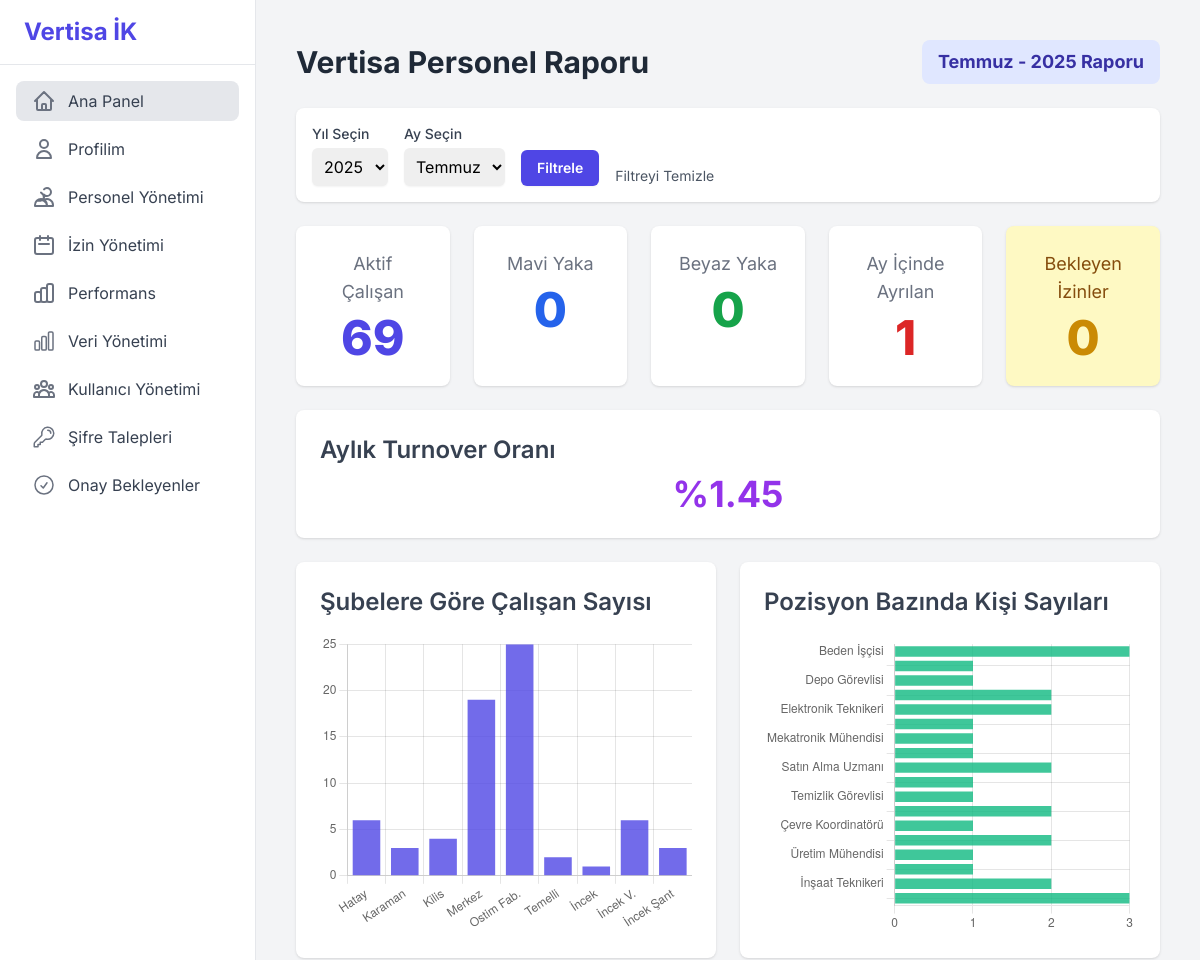
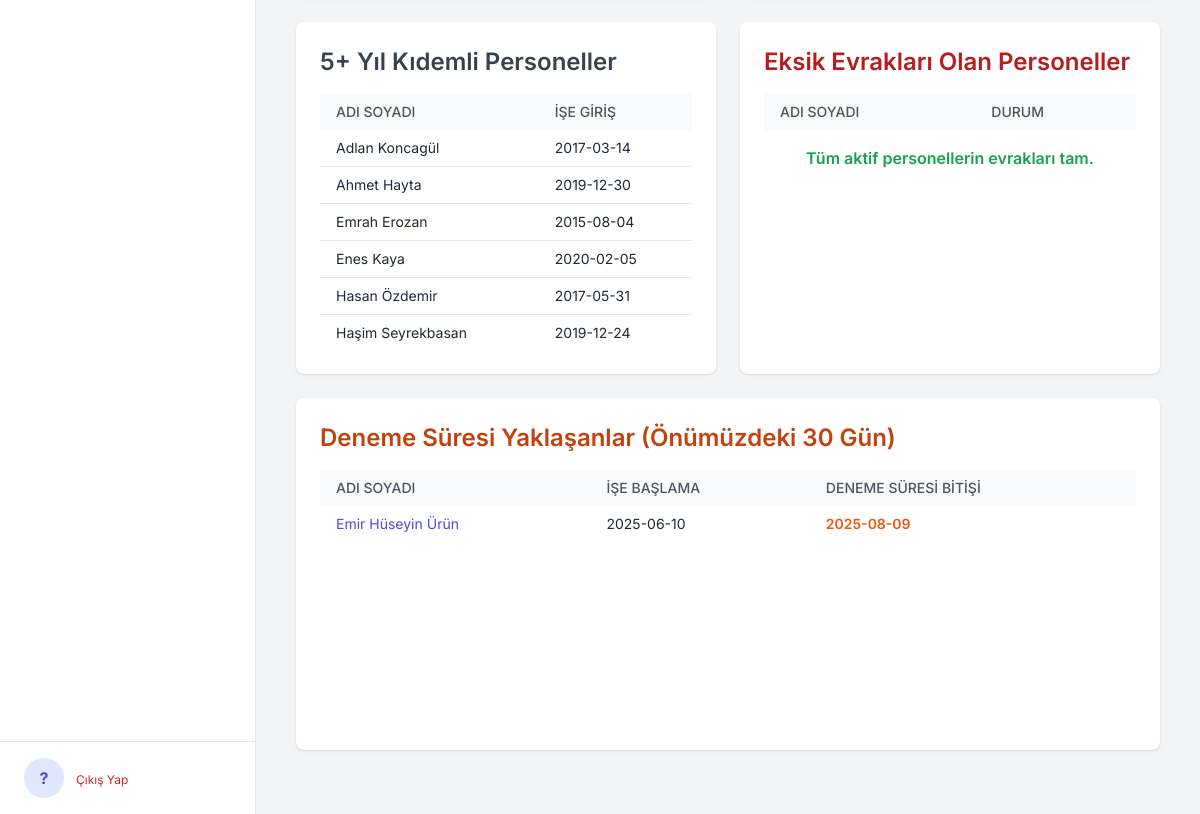
Page / (signed in) on the committed database (2 pictures, top to bottom).
### tables this page shows
CREATE TABLE calisanlar (
        id INTEGER PRIMARY KEY AUTOINCREMENT,
        ad TEXT NOT NULL,
        soyad TEXT NOT NULL,
        sicil_no TEXT,
        tc_kimlik TEXT UNIQUE NOT NULL,
        ise_baslama_tarihi TEXT,
        isten_cikis_tarihi TEXT,
        dogum_tarihi TEXT,
        cinsiyet TEXT,
        kan_grubu TEXT,
        tel TEXT,
        yakin_tel TEXT,
        adres TEXT,
        iban TEXT,
        egitim TEXT,
        ucreti TEXT,
        aciklama TEXT,
        yillik_izin_bakiye INTEGER NOT NULL DEFAULT 20,
        yaka_tipi TEXT,
        yonetici_id INTEGER REFERENCES calisanlar(id),
        sube_id INTEGER REFERENCES subeler(id),
        departman_id INTEGER REFERENCES departmanlar(id),
        gorev_id INTEGER REFERENCES gorevler(id),
        mail TEXT UNIQUE,
        onay_durumu TEXT NOT NULL DEFAULT 'Onaylandı',
        admin_notu TEXT
    );

### app/dashboard.py (the view)
@bp.route('/')
@login_required
def index():
    return dashboard()

### app/templates/dashboard.html (shortened to what this page needs)
{% extends "base.html" %}
{% block content %}
<div class="flex flex-wrap justify-between items-center gap-4 mb-6">
    <h1 class="text-3xl font-bold text-gray-800">Vertisa Personel Raporu</h1>
    <div class="bg-indigo-100 text-indigo-800 font-bold text-lg px-4 py-2 rounded-lg">
        {{ data.report_period }} Raporu
    </div>
</div>
<div class="bg-white p-4 rounded-lg shadow mb-6">
    <form method="GET" action="{{ url_for('dashboard.index') }}" class="flex flex-wrap items-end gap-4">
        <div>
            <label for="year" class="block text-sm font-medium text-gray-700">Yıl Seçin</label>
            <select name="year" id="year" class="mt-1 block w-full rounded-md border-gray-300 shadow-sm p-2">
                {% for y in range(2020, data.selected_year + 5) %}
                <option value="{{ y }}" {% if y == data.selected_year %}selected{% endif %}>{{ y }}</option>
                {% endfor %}
            </select>
        </div>
        <div>
            <label for="month" class="block text-sm font-medium text-gray-700">Ay Seçin</label>
            <select name="month" id="month" class="mt-1 block w-full rounded-md border-gray-300 shadow-sm p-2">
                {% set aylar = ["Ocak", "Şubat", "Mart", "Nisan", "Mayıs", "Haziran", "Temmuz", "Ağustos", "Eylül", "Ekim", "Kasım", "Aralık"] %}
                {% for i in range(1, 13) %}
                <option value="{{ i }}" {% if i == data.selected_month %}selected{% endif %}>{{ aylar[i-1] }}</option>
                {% endfor %}
            </select>
        </div>
        <button type="submit" class="rounded-md bg-indigo-600 px-4 py-2 text-sm font-semibold text-white shadow-sm hover:bg-indigo-500">Filtrele</button>
        <a href="{{ url_for('dashboard.index') }}" class="text-sm text-gray-600 hover:text-indigo-600">Filtreyi Temizle</a>
    </form>
</div>
<div class="grid grid-cols-1 md:grid-cols-2 lg:grid-cols-5 gap-6 mb-6">
    <div class="bg-white p-6 rounded-lg shadow text-center">
        <p class="text-gray-500 text-lg">Aktif Çalışan</p>
        <p class="text-5xl font-extrabold text-indigo-600 mt-2">{{ data.kpi.active_personnel }}</p>
    </div>
    <div class="bg-white p-6 rounded-lg shadow text-center">
        <p class="text-gray-500 text-lg">Mavi Yaka</p>
        <p class="text-5xl font-extrabold text-blue-600 mt-2">{{ data.kpi.blue_collar }}</p>
    </div>
    <div class="bg-white p-6 rounded-lg shadow text-center">
        <p class="text-gray-500 text-lg">Beyaz Yaka</p>
        <p class="text-5xl font-extrabold text-green-600 mt-2">{{ data.kpi.white_collar }}</p>
    </div>
    <div class="bg-white p-6 rounded-lg shadow text-center">
        <p class="text-gray-500 text-lg">Ay İçinde Ayrılan</p>
        <p class="text-5xl font-extrabold text-red-600 mt-2">{{ data.kpi.departures }}</p>
    </div>
    <a href="{{ url_for('leave.management') }}" class="block bg-yellow-100 p-6 rounded-lg shadow text-center hover:shadow-xl hover:scale-105 transition-all duration-200">
        <p class="text-yellow-800 text-lg">Bekleyen İzinler</p>
        <p class="text-5xl font-extrabold text-yellow-600 mt-2">{{ data.kpi.pending_leave_requests }}</p>
    </a>
</div>
<div class="bg-white p-6 rounded-lg shadow mb-6">
    <h2 class="text-2xl font-semibold text-gray-700 mb-2">Aylık Turnover Oranı</h2>
    <p class="text-4xl font-bold text-purple-600 text-center">%{{ data.kpi.turnover_rate }}</p>
</div>
<div class="grid grid-cols-1 lg:grid-cols-2 gap-6 mb-6">
    <div class="bg-white p-6 rounded-lg shadow">
        <h2 class="text-2xl font-semibold text-gray-700 mb-4">Şubelere Göre Çalışan Sayısı</h2>
        <div style="height: 300px;"><canvas id="companyChart"></canvas></div>
    </div>
    <div class="bg-white p-6 rounded-lg shadow">
        <h2 class="text-2xl font-semibold text-gray-700 mb-4">Pozisyon Bazında Kişi Sayıları</h2>
        <div style="height: 300px;"><canvas id="positionChart"></canvas></div>
    </div>
</div>
<div class="grid grid-cols-1 lg:grid-cols-2 gap-6 mb-6">
    <div class="bg-white rounded-lg shadow p-6">
        <h2 class="text-2xl font-semibold text-gray-700 mb-4">5+ Yıl Kıdemli Personeller</h2>
        <div class="overflow-y-auto h-64">
            <table class="min-w-full bg-white">
                <thead class="bg-gray-50 sticky top-0">
                    <tr>
                        <th class="py-2 px-4 text-left text-sm font-medium text-gray-600 uppercase">Adı Soyadı</th>
                        <th class="py-2 px-4 text-left text-sm font-medium text-gray-600 uppercase">İşe Giriş</th>
                    </tr>
                </thead>
                <tbody class="divide-y divide-gray-200">
                    {% for p in data.long_service_employees %}
                    <tr class="hover:bg-gray-50">
                        <td class="py-2 px-4 whitespace-nowrap text-sm text-gray-800">{{ p.ad }} {{ p.soyad }}</td>
                        <td class="py-2 px-4 whitespace-nowrap text-sm text-gray-800">{{ p.ise_baslama_tarihi }}</td>
                    </tr>
                    {% else %}
                    <tr>
                        <td colspan="2" class="text-center py-4 text-gray-500">5 yılı geçen personel bulunmamaktadır.</td>
                    </tr>
                    {% endfor %}
                </tbody>
            </table>
        </div>
    </div>
    <div class="bg-white rounded-lg shadow p-6">
        <h2 class="text-2xl font-semibold text-red-700 mb-4">Eksik Evrakları Olan Personeller</h2>
        <div class="overflow-y-auto h-64">
            <table class="min-w-full bg-white">
                <thead class="bg-gray-50 sticky top-0">
                    <tr>
                        <th class="py-2 px-4 text-left text-sm font-medium text-gray-600 uppercase">Adı Soyadı</th>
                        <th class="py-2 px-4 text-left text-sm font-medium text-gray-600 uppercase">Durum</th>
                    </tr>
                </thead>
                <tbody class="divide-y divide-gray-200">
                    {% for p in data.missing_docs_personnel %}
                    <tr class="hover:bg-gray-50">
                        <td class="py-2 px-4 whitespace-nowrap text-sm text-gray-800">
                            <a href="{{ url_for('personnel.manage', calisan_id=p.id) }}" class="text-indigo-600 hover:underline">{{ p.ad }} {{ p.soyad }}</a>
                        </td>
                        <td class="py-2 px-4 whitespace-nowrap text-sm font-semibold text-red-600">
                            {{ p.yuklenen_evrak }} / {{ p.toplam_evrak }} tamamlandı
                        </td>
                    </tr>
                    {% else %}
                    <tr>
                        <td colspan="2" class="text-center py-4 text-green-600 font-semibold">
                            Tüm aktif personellerin evrakları tam.
                        </td>
                    </tr>
                    {% endfor %}
                </tbody>
            </table>
        </div>
    </div>
</div>
<div class="grid grid-cols-1 gap-6 mb-6">
    <div class="bg-white rounded-lg shadow p-6">
        <h2 class="text-2xl font-semibold text-orange-700 mb-4">Deneme Süresi Yaklaşanlar (Önümüzdeki 30 Gün)</h2>
        <div class="overflow-y-auto h-64">
            <table class="min-w-full bg-white">
                <thead class="bg-gray-50 sticky top-0">
                    <tr>
                        <th class="py-2 px-4 text-left text-sm font-medium text-gray-600 uppercase">Adı Soyadı</th>
                        <th class="py-2 px-4 text-left text-sm font-medium text-gray-600 uppercase">İşe Başlama</th>
                        <th class="py-2 px-4 text-left text-sm font-medium text-gray-600 uppercase">Deneme Süresi Bitişi</th>
                    </tr>
                </thead>
                <tbody class="divide-y divide-gray-200">
                    {% for p in data.probation_ending_personnel %}
                    <tr class="hover:bg-gray-50">
                        <td class="py-2 px-4 whitespace-nowrap text-sm text-gray-800">
                             <a href="{{ url_for('personnel.manage', calisan_id=p.id) }}" class="text-indigo-600 hover:underline">{{ p.ad }} {{ p.soyad }}</a>
                        </td>
                        <td class="py-2 px-4 whitespace-nowrap text-sm text-gray-800">{{ p.ise_baslama_tarihi }}</td>
                        <td class="py-2 px-4 whitespace-nowrap text-sm text-orange-600 font-semibold">{{ p.probation_end_date }}</td>
                    </tr>
                    {% else %}
                    <tr>
                        <td colspan="3" class="text-center py-4 text-gray-500">
                            Yakın zamanda deneme süresi dolacak personel bulunmamaktadır.
                        </td>
                    </tr>
                    {% endfor %}
                </tbody>
            </table>
        </div>
    </div>
</div>
{% endblock %}
{% block scripts %}
<script>
document.addEventListener('DOMContentLoaded', function () {
    const companyCtx = document.getElementById('companyChart')?.getContext('2d');
    if (companyCtx) {
        new Chart(companyCtx, {
            type: 'bar',
            data: {
                labels: {{ data.company_chart.labels | tojson | safe }},
                datasets: [{
                    label: 'Personel Sayısı',
                    data: {{ data.company_chart.data | tojson | safe }},
                    backgroundColor: 'rgba(79, 70, 229, 0.8)'
                }]
            },
            options: { responsive: true, maintainAspectRatio: false, plugins: { legend: { display: false } }, scales: { y: { beginAtZero: true, ticks: { precision: 0 } } } }
        });
    }
    const positionCtx = document.getElementById('positionChart')?.getContext('2d');
    if (positionCtx) {
        new Chart(positionCtx, {
            type: 'bar',
            data: {
                labels: {{ data.position_chart.labels | tojson | safe }},
                datasets: [{
                    label: 'Kişi Sayısı',
                    data: {{ data.position_chart.data | tojson | safe }},
                    backgroundColor: 'rgba(16, 185, 129, 0.8)'
                }]
            },
            options: { responsive: true, maintainAspectRatio: false, indexAxis: 'y', plugins: { legend: { display: false } }, scales: { x: { beginAtZero: true, ticks: { precision: 0 } } } }
        });
    }
});
</script>
{% endblock %}

### app/templates/base.html (shortened to what this page needs)
<!DOCTYPE html>
<html lang="tr" class="h-full bg-gray-100">
<head>
    <script src="https://cdn.tailwindcss.com"></script>
</head>
<body class="h-full">
    <div class="flex h-full">
        <div class="w-64 flex flex-col bg-white border-r border-gray-200">
            <div class="px-6 py-4 border-b border-gray-200">
                <h1 class="text-2xl font-bold text-indigo-600">Vertisa İK</h1>
            </div>
            <nav class="flex-1 px-4 py-4 space-y-2">
                <a href="{{ url_for('dashboard.index') }}" class="flex items-center px-4 py-2 text-gray-700 rounded-lg {% if 'dashboard' in request.endpoint %}bg-gray-200{% else %}hover:bg-gray-100{% endif %}">
                    <svg class="h-6 w-6 mr-3 text-gray-500" fill="none" viewBox="0 0 24 24" stroke="currentColor"><path stroke-linecap="round" stroke-linejoin="round" stroke-width="2" d="M3 12l2-2m0 0l7-7 7 7M5 10v10a1 1 0 001 1h3m10-11l2 2m-2-2v10a1 1 0 01-1 1h-3m-6 0a1 1 0 001-1v-4a1 1 0 011-1h2a1 1 0 011 1v4a1 1 0 001 1m-6 0h6"/></svg>
                    Ana Panel
                </a>
                <a href="{{ url_for('personnel.profile') }}" class="flex items-center px-4 py-2 text-gray-700 rounded-lg {% if 'personnel.profile' in request.endpoint %}bg-gray-200{% else %}hover:bg-gray-100{% endif %}">
                    <svg class="h-6 w-6 mr-3 text-gray-500" fill="none" viewBox="0 0 24 24" stroke="currentColor"><path stroke-linecap="round" stroke-linejoin="round" stroke-width="2" d="M16 7a4 4 0 11-8 0 4 4 0 018 0zM12 14a7 7 0 00-7 7h14a7 7 0 00-7-7z"></path></svg>
                    Profilim
                </a>
                <a href="{{ url_for('personnel.list_personnel') }}" class="flex items-center px-4 py-2 text-gray-700 rounded-lg {% if 'personnel' in request.endpoint and 'profile' not in request.endpoint %}bg-gray-200{% else %}hover:bg-gray-100{% endif %}">
                    Personel Yönetimi
                </a>
                <a href="{{ url_for('leave.management') }}" class="flex items-center px-4 py-2 text-gray-700 rounded-lg {% if 'leave' in request.endpoint %}bg-gray-200{% else %}hover:bg-gray-100{% endif %}">
                    <svg class="h-6 w-6 mr-3 text-gray-500" fill="none" viewBox="0 0 24 24" stroke="currentColor"><path stroke-linecap="round" stroke-linejoin="round" stroke-width="2" d="M8 7V3m8 4V3m-9 8h10M5 21h14a2 2 0 002-2V7a2 2 0 00-2-2H5a2 2 0 00-2 2v12a2 2 0 002 2z"/></svg>
                    İzin Yönetimi
                </a>
                <a href="{{ url_for('performance.management') }}" class="flex items-center px-4 py-2 text-gray-700 rounded-lg {% if 'performance' in request.endpoint %}bg-gray-200{% else %}hover:bg-gray-100{% endif %}">
                    Performans
                </a>
                {% if session.role == 'admin' %}
                <a href="{{ url_for('data_management.manage') }}" class="flex items-center px-4 py-2 text-gray-700 rounded-lg {% if 'data_management' in request.endpoint %}bg-gray-200{% else %}hover:bg-gray-100{% endif %}">
                    Veri Yönetimi
                </a>
                <a href="{{ url_for('admin.user_management') }}" class="flex items-center px-4 py-2 text-gray-700 rounded-lg {% if 'admin.user_management' in request.endpoint or 'admin.edit_user' in request.endpoint %}bg-gray-200{% else %}hover:bg-gray-100{% endif %}">
                    Kullanıcı Yönetimi
                </a>
                <a href="{{ url_for('admin.password_requests') }}" class="flex items-center px-4 py-2 text-gray-700 rounded-lg {% if 'admin.password_requests' in request.endpoint %}bg-gray-200{% else %}hover:bg-gray-100{% endif %}">
                    Şifre Talepleri
                </a>
                <a href="{{ url_for('admin.approval_list') }}" class="flex items-center px-4 py-2 text-gray-700 rounded-lg {% if 'approval_list' in request.endpoint %}bg-gray-200{% else %}hover:bg-gray-100{% endif %}">
                    <svg class="h-6 w-6 mr-3 text-gray-500" xmlns="http://www.w3.org/2000/svg" fill="none" viewBox="0 0 24 24" stroke-width="1.5" stroke="currentColor">
                        <path stroke-linecap="round" stroke-linejoin="round" d="M9 12.75L11.25 15 15 9.75M21 12a9 9 0 11-18 0 9 9 0 0118 0z" />
                    </svg>
                    Onay Bekleyenler
                </a>
                {% endif %}
            </nav>
            <div class="px-6 py-4 border-t border-gray-200">
                {% if session.user_id %}
                <div class="flex items-center">
                    <div class="w-10 h-10 bg-indigo-100 rounded-full flex items-center justify-center font-bold text-indigo-600">
                        {{ session.ad_soyad[0]|upper if session.ad_soyad else '?' }}
                    </div>
                    <div class="ml-3">
                        <a href="{{ url_for('auth.logout') }}" class="text-xs text-red-600 hover:underline">Çıkış Yap</a>
                    </div>
                </div>
                {% endif %}
            </div>
        </div>
        <main class="flex-1 p-6 sm:p-8 md:p-10 bg-gray-100 overflow-y-auto">
            {% block content %}{% endblock %}
        </main>
    </div>
    {% block scripts %}{% endblock %}
</body>
</html>

### rows in the picture
calisanlar: ad "Adlan", soyad "Koncagül", ise_baslama_tarihi "2017-03-14"
calisanlar: ad "Ahmet", soyad "Hayta", ise_baslama_tarihi "2019-12-30"
calisanlar: ad "Emrah", soyad "Erozan", ise_baslama_tarihi "2015-08-04"
calisanlar: ad "Enes", soyad "Kaya", ise_baslama_tarihi "2020-02-05"
calisanlar: ad "Hasan", soyad "Özdemir", ise_baslama_tarihi "2017-05-31"
calisanlar: ad "Haşim", soyad "Seyrekbasan", ise_baslama_tarihi "2019-12-24"
calisanlar: ad "Emir Hüseyin", soyad "Ürün", ise_baslama_tarihi "2025-06-10", probation_end_date "2025-08-09"

### other values in the picture
{{ session.ad_soyad[0]|upper if session.ad_soyad else '?' }} "?"
{{ data.report_period }} "Temmuz - 2025"
{{ data.kpi.active_personnel }} "69"
{{ data.kpi.blue_collar }} "0"
{{ data.kpi.white_collar }} "0"
{{ data.kpi.departures }} "1"
{{ data.kpi.pending_leave_requests }} "0"
{{ data.kpi.turnover_rate }} "1.45"
form field year "2025"
form field month "Temmuz"
chart data {{ data.company_chart.data | tojson | safe }} [6, 3, 4, 19, 25, 2, 1, 6, 3]
chart data {{ data.position_chart.data | tojson | safe }} [3, 1, 1, 2, 2, 1, 1, 1, 2, 1, 1, 2, 1, 2, 1, 1, 2, 3]
